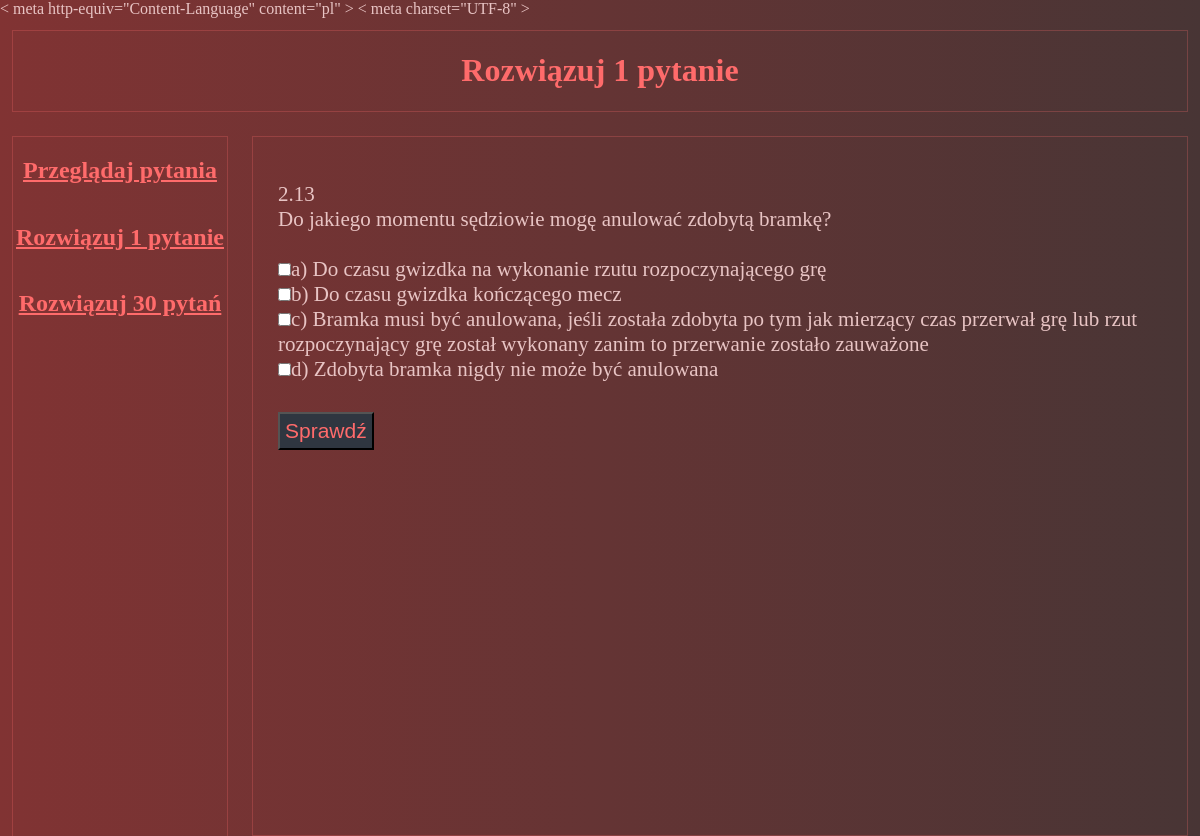
Screenshot of /shorttest.php with the database file from the repository.
### tables this page shows
CREATE TABLE `questions` (
  `id` int(11) NOT NULL,
  `number` text NOT NULL,
  `question` text NOT NULL,
  `ansA` text NOT NULL,
  `ansB` text NOT NULL,
  `ansC` text NOT NULL,
  `ansD` text NOT NULL,
  `ansE` text NOT NULL,
  `ansF` text NOT NULL,
  `ansG` text NOT NULL,
  `ansH` text NOT NULL,
  `ansI` text NOT NULL
);

### shorttest.php (the view, shortened to what this page needs)
<!DOCTYPE html>
<html lang="pl">
<head>
    <link rel="stylesheet" href="css/style.css">
</head>
<body>
<div id="container">
    <div id = "header">
    <h1>Rozwiązuj 1 pytanie</h1>
    </div>
    <div id = "menu">
        <div class="wypelniacz">
                <a href="allquestions.php"><h2>Przeglądaj pytania</h2></a>
        </div>
        <div class="wypelniacz">
            <a href="shorttest.php"><h2>Rozwiązuj 1 pytanie</h2></a>
        </div>
        <div class="wypelniacz">
            <a href="fulltest.php"><h2>Rozwiązuj 30 pytań</h2></a>
        </div>
    </div>
    <div id = "content">
        <div class="answers">
            <form action="shortanswer.php" method="POST">
                <?php
                    include("connection.php");
                    $idQ = rand(0,399);
                    $sql = "SELECT * FROM questions where id = ".$idQ;
                    $result = $conn->query($sql);
                    if ($result->num_rows > 0)
                    {
                        $row = $result->fetch_array();
                        echo $row[1]."<br/>";
                        echo $row[2]."<br/><br/>";
                        for($i = 3; $i<12; $i+=1)
                            if($row[$i]!="")
                            {
                                echo '<input type="checkbox" name="odp'.$i.'" value="1" />';
                                echo '<label for="odp'.$i.'">'.$row[$i].'</label><br>';
                            }
                            echo '<br><input type="submit" value="Sprawdź">';
                    }
                ?>
            </form>
        </div>
    </div>
</div>
</body>
</html>

### css/style.css (style rules this page uses)
* { box-sizing: border-box; }
body, html { width: 100%; height: 100%; margin: 0; padding: 0; }
body { background-image: linear-gradient(270deg, #483535 0%, #813333 100%); font-family: "TW Cen MT", serif; color: #E8C4C4; }
#header { clear: both; width: 98%; border: 1px solid rgba(255, 107, 107, 0.25); margin: 1%; text-align: center; }
#menu { float: left; width: 18%; border: 1px solid rgba(255, 107, 107, 0.25); border-bottom: none; margin: 1%; min-height: 700px; }
#content { float: left; width: 78%; border: 1px solid rgba(255, 107, 107, 0.25); margin: 1%; min-height: 700px; }
#menu, div#content { display: table-cell; overflow-y: auto; overflow-x: hidden; }
h1, h2, h3 { color: #ff6b6b; }
input { margin: 5px 0; text-align: center; }
input[type=submit], button { background-color: #2f3640; color: #ff6b6b; padding: 5px; font-size: 100%; }
.wypelniacz { display: inline-block; justify-content: center; width: 100%; text-align: center; }
.answers { width: 100%; display: inline-block; padding: 25px; margin-top: 20px; color: #E8C4C4; font-size: 21px; }
a:link { color: #ff6b6b; }
h1, h2, h3 { color:#ff6b6b; text-align: center; }
input { margin: 10px 0; text-align: center; }
.wypelniacz { display: inline-block; justify-content:center; width: 30%; margin-left: calc(10%/4); }
.answers { border: 1px solid rgba(255, 107, 107, 0.25); width: 100%; display: inline-block; padding: 15px; margin-top: 20px; }

### rows the page displays
questions: number "2.13", question "Do jakiego momentu sędziowie mogę anulować zdobytą bramkę?", ansA "a) Do czasu gwizdka na wykonanie rzutu rozpoczynającego grę", ansB "b) Do czasu gwizdka kończącego mecz", ansC "c) Bramka musi być anulowana, jeśli została zdobyta po tym jak mierzący czas przerwał grę lub rzut rozpoczynający grę został wykonany zanim to przerwanie zostało zauważone", ansD "d) Zdobyta bramka nigdy nie może być anulowana"
